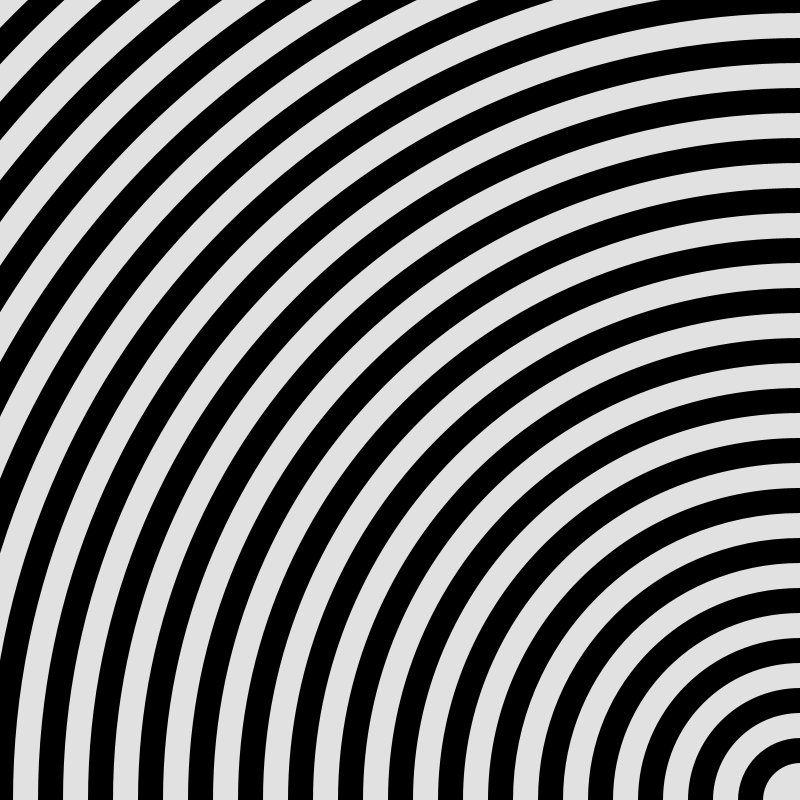
Frame 1 (no input)
Frame 60 (the mouse pressed at the canvas centre just before this capture): identical to frame 1, image omitted
Frame 120 (the mouse held since frame 60 and released just before this capture): identical to frame 1, image omitted

The Processing sketch that drew this single still picture (run headless with seeded random() and noise(); from frame 60 on, the mouse is pressed at the canvas centre):

// Processing sketch: PROJECT1
// ── PROJECT1.pde
int[] x,y;

void setup(){
  size(800,800);
  x = new int[30];
  y = new int[10];
  for (int i=0;i<x.length;i++){
    x[i] = int(i * 100);
  }
}


void draw(){
  background(225);
  noFill();
  stroke(0);
  strokeWeight(25);
  for (int i=0;i<x.length;i++){
    ellipse(800,800,x[i],x[i]);
  }
  
}
